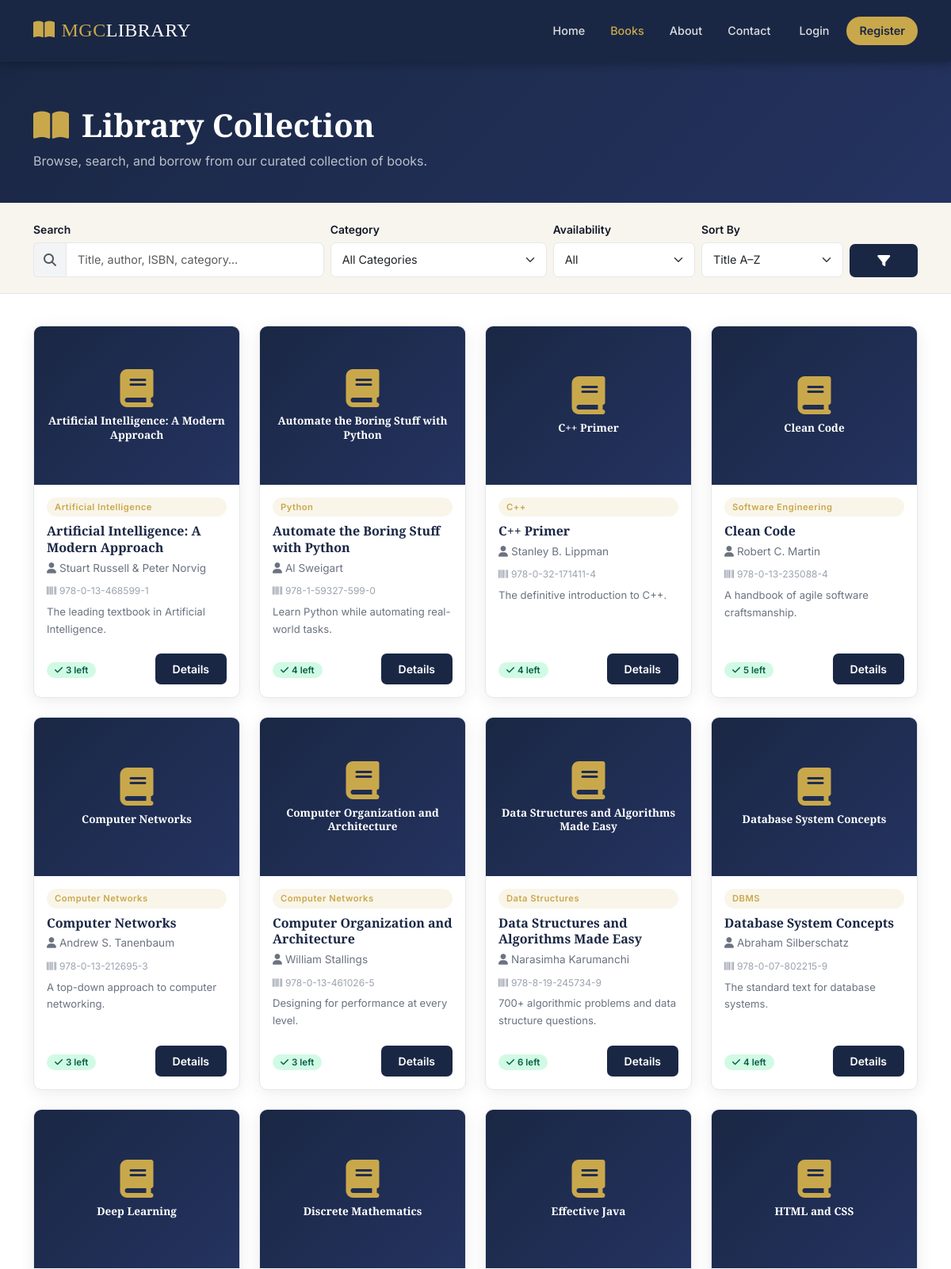
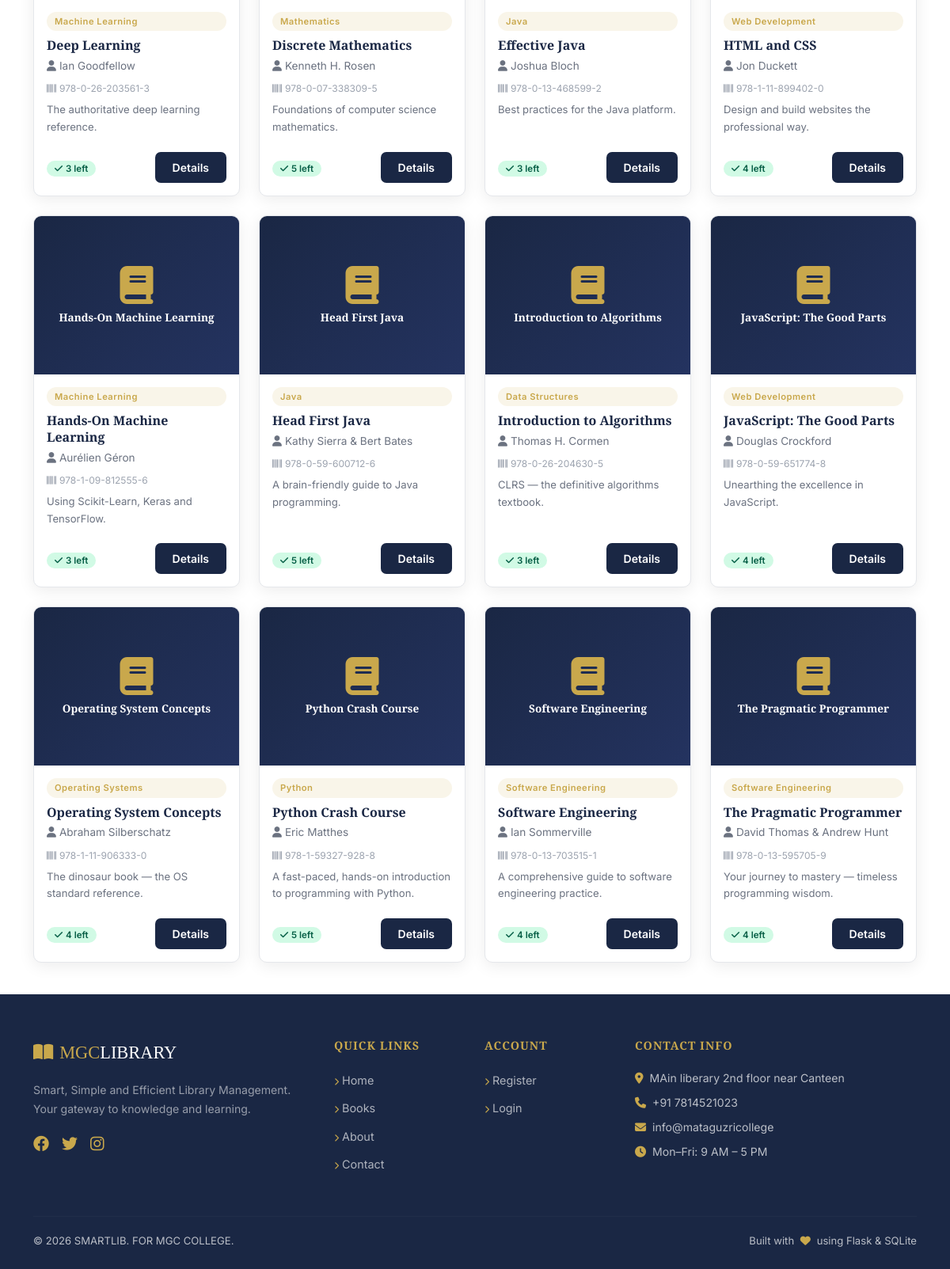
/books, run on the app's committed database (2 pictures, top to bottom).
### tables this page shows
CREATE TABLE books (
            id INTEGER PRIMARY KEY AUTOINCREMENT,
            title TEXT NOT NULL,
            author TEXT NOT NULL,
            category TEXT NOT NULL,
            isbn TEXT UNIQUE,
            publisher TEXT,
            publication_year INTEGER,
            quantity INTEGER NOT NULL,
            available_quantity INTEGER NOT NULL,
            shelf TEXT,
            description TEXT,
            cover_image TEXT,
            added_date TEXT
        );

### library_management_system/app.py (the view)
@app.route('/books')
def books():
    search = request.args.get('search', '')
    category = request.args.get('category', '')
    availability = request.args.get('availability', '')
    sort = request.args.get('sort', 'title')
    books_list = get_all_books(search=search, category=category, availability=availability, sort=sort)
    categories = get_categories()
    return render_template('books.html', books=books_list, categories=categories,
                           search=search, category=category, availability=availability, sort=sort)

### library_management_system/app.py (called while the page is built)
@app.context_processor
def inject_user():
    return dict(current_user=get_current_user(), now=datetime.now())

### library_management_system/auth.py (called while the page is built)
def get_current_user():
    if 'user_id' in session:
        return get_user_by_id(session['user_id'])
    return None

### library_management_system/database.py (called while the page is built)
def get_db():
    conn = sqlite3.connect(DB_PATH)
    conn.row_factory = sqlite3.Row
    conn.execute("PRAGMA foreign_keys = ON")
    return conn

def get_all_books(search='', category='', availability='', sort='title'):
    conn = get_db()
    c = conn.cursor()
    q = "SELECT * FROM books WHERE 1=1"
    params = []
    if search:
        q += " AND (title LIKE ? OR author LIKE ? OR isbn LIKE ? OR category LIKE ?)"
        s = f'%{search}%'
        params += [s,s,s,s]
    if category:
        q += " AND category=?"
        params.append(category)
    if availability == 'available':
        q += " AND available_quantity>0"
    elif availability == 'unavailable':
        q += " AND available_quantity<=0"
    sort_map = {'title':'title ASC','author':'author ASC','newest':'publication_year DESC','availability':'available_quantity DESC'}
    q += f" ORDER BY {sort_map.get(sort,'title ASC')}"
    c.execute(q, params)
    books = c.fetchall()
    conn.close()
    return books

def get_categories():
    conn = get_db()
    c = conn.cursor()
    c.execute("SELECT DISTINCT category FROM books ORDER BY category")
    cats = [r['category'] for r in c.fetchall()]
    conn.close()
    return cats

### library_management_system/templates/books.html (shortened to what this page needs)
{% extends 'base.html' %}
{% block content %}
<div style="background:linear-gradient(135deg,var(--navy),var(--navy-light));padding:56px 0 40px;margin-bottom:0;">
  <div class="container">
    <h1 style="color:#fff;margin-bottom:8px;"><i class="fas fa-book-open text-gold me-3"></i>Library Collection</h1>
    <p style="color:rgba(255,255,255,.7);margin:0;">Browse, search, and borrow from our curated collection of books.</p>
  </div>
</div>
<div style="background:var(--cream);border-bottom:1px solid var(--border);padding:20px 0;">
  <div class="container">
    <form method="GET" action="{{ url_for('books') }}" class="row g-2 align-items-end">
      <div class="col-md-4">
        <label class="form-label mb-1">Search</label>
        <div class="input-group">
          <span class="input-group-text"><i class="fas fa-search text-muted"></i></span>
          <input type="text" name="search" value="{{ search }}" class="form-control" placeholder="Title, author, ISBN, category…" id="liveSearch">
        </div>
      </div>
      <div class="col-md-3">
        <label class="form-label mb-1">Category</label>
        <select name="category" class="form-select">
          <option value="">All Categories</option>
        </select>
      </div>
      <div class="col-md-2">
        <label class="form-label mb-1">Availability</label>
        <select name="availability" class="form-select">
          <option value="">All</option>
        </select>
      </div>
      <div class="col-md-2">
        <label class="form-label mb-1">Sort By</label>
        <select name="sort" class="form-select">
          <option value="title" {% if sort=='title' %}selected{% endif %}>Title A–Z</option>
        </select>
      </div>
      <div class="col-md-1">
        <button type="submit" class="btn btn-navy w-100"><i class="fas fa-filter"></i></button>
      </div>
    </form>
  </div>
</div>
<div style="background:#fff;padding:40px 0;">
  <div class="container">
    {% if books %}
    <div class="row g-4">
      {% for book in books %}
      <div class="col-sm-6 col-md-4 col-xl-3">
        <div class="book-card h-100">
          <div class="book-cover-placeholder">
            <i class="fas fa-book"></i>
            <span class="book-title-overlay">{{ book['title'] }}</span>
          </div>
          <div class="book-card-body">
            <span class="book-category-badge">{{ book['category'] }}</span>
            <div class="book-title">{{ book['title'] }}</div>
            <div class="book-author"><i class="fas fa-user me-1"></i>{{ book['author'] }}</div>
            {% if book['isbn'] %}
            <div style="font-size:.75rem;color:#9ca3af;margin-bottom:6px;"><i class="fas fa-barcode me-1"></i>{{ book['isbn'] }}</div>
            {% endif %}
            <div class="book-desc">{{ book['description'] or 'A valuable addition to our collection.' }}</div>
            <div class="d-flex align-items-center justify-content-between mt-auto pt-2">
              <div>
                {% if book['available_quantity'] > 0 %}
                <span class="availability-badge badge-available"><i class="fas fa-check me-1"></i>{{ book['available_quantity'] }} left</span>
                {% else %}
                <span class="availability-badge badge-unavailable"><i class="fas fa-times me-1"></i>Out of Stock</span>
                {% endif %}
              </div>
              <a href="{{ url_for('book_details', book_id=book['id']) }}" class="btn btn-sm btn-navy">Details</a>
            </div>
          </div>
        </div>
      </div>
      {% endfor %}
    </div>
    {% endif %}
  </div>
</div>
{% endblock %}

### library_management_system/templates/base.html (shortened to what this page needs)
<!DOCTYPE html>
<html lang="en">
<head>
  <link href="https://cdn.jsdelivr.net/npm/bootstrap@5.3.0/dist/css/bootstrap.min.css" rel="stylesheet">
  <link rel="stylesheet" href="https://cdnjs.cloudflare.com/ajax/libs/font-awesome/6.4.0/css/all.min.css">
  <link rel="stylesheet" href="{{ url_for('static', filename='css/style.css') }}">
</head>
<body>
  <nav class="navbar navbar-expand-lg sticky-top">
    <div class="container">
      <a class="navbar-brand" href="{{ url_for('index') }}">
        <i class="fas fa-book-open me-2"></i>MGC<span>LIBRARY</span>
      </a>
      <div class="collapse navbar-collapse" id="navbarNav">
        <ul class="navbar-nav ms-auto align-items-lg-center gap-lg-1">
          <li class="nav-item">
            <a class="nav-link {% if request.endpoint == 'index' %}active{% endif %}" href="{{ url_for('index') }}">Home</a>
          </li>
          <li class="nav-item">
            <a class="nav-link {% if request.endpoint == 'books' %}active{% endif %}" href="{{ url_for('books') }}">Books</a>
          </li>
          <li class="nav-item">
            <a class="nav-link {% if request.endpoint == 'about' %}active{% endif %}" href="{{ url_for('about') }}">About</a>
          </li>
          <li class="nav-item">
            <a class="nav-link {% if request.endpoint == 'contact' %}active{% endif %}" href="{{ url_for('contact') }}">Contact</a>
          </li>
          {% if current_user %}
            {% if current_user.role == 'admin' %}
              <li class="nav-item">
                <a class="nav-link {% if 'admin' in request.endpoint %}active{% endif %}" href="{{ url_for('admin_dashboard') }}">
                  <i class="fas fa-tachometer-alt me-1"></i>Admin Panel
                </a>
              </li>
            {% else %}
              <li class="nav-item">
                <a class="nav-link {% if request.endpoint == 'dashboard' %}active{% endif %}" href="{{ url_for('dashboard') }}">Dashboard</a>
              </li>
              <li class="nav-item">
                <a class="nav-link {% if request.endpoint == 'my_books' %}active{% endif %}" href="{{ url_for('my_books') }}">My Books</a>
              </li>
              <li class="nav-item">
                <a class="nav-link {% if request.endpoint == 'profile' %}active{% endif %}" href="{{ url_for('profile') }}">Profile</a>
              </li>
            {% endif %}
            <li class="nav-item ms-lg-2">
              <a class="nav-link btn-gold rounded-pill px-4" href="{{ url_for('logout') }}">
                <i class="fas fa-sign-out-alt me-1"></i>Logout
              </a>
            </li>
          {% else %}
            <li class="nav-item ms-lg-1">
              <a class="nav-link" href="{{ url_for('login') }}">Login</a>
            </li>
            <li class="nav-item ms-lg-1">
              <a class="nav-link btn-gold rounded-pill px-4" href="{{ url_for('register') }}">Register</a>
            </li>
          {% endif %}
        </ul>
      </div>
    </div>
  </nav>
  {% block content %}{% endblock %}
  {% block footer %}
  <footer class="footer">
    <div class="container">
      <div class="row g-4">
        <div class="col-lg-4">
          <div class="footer-brand mb-3"><i class="fas fa-book-open me-2"></i>MGC<span>LIBRARY</span></div>
          <p style="font-size:.88rem;line-height:1.7;color:rgba(255,255,255,.55);">Smart, Simple and Efficient Library Management. Your gateway to knowledge and learning.</p>
          <div class="d-flex gap-3 mt-3">
            <a href="#" class="text-gold fs-5"><i class="fab fa-facebook"></i></a>
            <a href="#" class="text-gold fs-5"><i class="fab fa-twitter"></i></a>
            <a href="#" class="text-gold fs-5"><i class="fab fa-instagram"></i></a>
          </div>
        </div>
        <div class="col-lg-2 col-md-4">
          <h5>Quick Links</h5>
          <ul class="list-unstyled" style="line-height:2.2;">
            <li><a href="{{ url_for('index') }}"><i class="fas fa-chevron-right me-1 text-gold" style="font-size:.6rem;"></i>Home</a></li>
            <li><a href="{{ url_for('books') }}"><i class="fas fa-chevron-right me-1 text-gold" style="font-size:.6rem;"></i>Books</a></li>
            <li><a href="{{ url_for('about') }}"><i class="fas fa-chevron-right me-1 text-gold" style="font-size:.6rem;"></i>About</a></li>
            <li><a href="{{ url_for('contact') }}"><i class="fas fa-chevron-right me-1 text-gold" style="font-size:.6rem;"></i>Contact</a></li>
          </ul>
        </div>
        <div class="col-lg-2 col-md-4">
          <h5>Account</h5>
          <ul class="list-unstyled" style="line-height:2.2;">
            <li><a href="{{ url_for('register') }}"><i class="fas fa-chevron-right me-1 text-gold" style="font-size:.6rem;"></i>Register</a></li>
            <li><a href="{{ url_for('login') }}"><i class="fas fa-chevron-right me-1 text-gold" style="font-size:.6rem;"></i>Login</a></li>
          </ul>
        </div>
        <div class="col-lg-4 col-md-4">
          <h5>Contact Info</h5>
          <ul class="list-unstyled" style="line-height:2.2;font-size:.88rem;">
            <li><i class="fas fa-map-marker-alt text-gold me-2"></i>MAin liberary 2nd floor near Canteen</li>
            <li><i class="fas fa-phone text-gold me-2"></i>+91 7814521023</li>
            <li><i class="fas fa-envelope text-gold me-2"></i>info@mataguzricollege</li>
            <li><i class="fas fa-clock text-gold me-2"></i>Mon–Fri: 9 AM – 5 PM</li>
          </ul>
        </div>
      </div>
      <hr class="footer-divider">
      <div class="d-flex flex-column flex-md-row justify-content-between align-items-center footer-copy">
        <span>© {{ now.year }} SMARTLIB. FOR MGC COLLEGE.</span>
        <span class="mt-2 mt-md-0">Built with <i class="fas fa-heart text-gold mx-1"></i> using Flask & SQLite</span>
      </div>
    </div>
  </footer>
  {% endblock %}
</body>
</html>

### library_management_system/static/css/style.css (style rules this page uses)
:root { --navy: #1a2744; --navy-light: #243360; --gold: #c9a84c; --gold-light: #e8c96a; --cream: #f8f5ee; --dark: #111827; --muted: #6b7280; --border: #e5e7eb; --radius: 10px; --shadow: 0 4px 20px rgba(0,0,0,.08); --shadow-lg: 0 8px 32px rgba(0,0,0,.12); }
*, *::before, *::after { box-sizing: border-box; }
body { font-family: 'Inter', sans-serif; color: var(--dark); background: #fff; line-height: 1.65; }
h1,h2,h3,h4,h5,h6 { font-family: 'Playfair Display', serif; font-weight: 700; line-height: 1.2; }
a { color: var(--gold); text-decoration: none; }
.navbar { background: var(--navy) !important; padding: 14px 0; box-shadow: 0 2px 12px rgba(0,0,0,.3); }
.navbar-brand { font-family: 'Playfair Display', serif; font-size: 1.5rem; color: var(--gold) !important; letter-spacing: 0.5px; }
.navbar-brand span { color: #fff; }
.navbar .nav-link { color: rgba(255,255,255,.85) !important; font-weight: 500; font-size: .9rem; padding: 6px 14px !important; transition: color .2s; }
.navbar .nav-link:hover, .navbar .nav-link.active { color: var(--gold) !important; }
.navbar .btn-gold { background: var(--gold); color: var(--navy) !important; border-radius: 6px; font-weight: 600; padding: 6px 16px !important; }
.book-card { border: 1px solid var(--border); border-radius: var(--radius); overflow: hidden; background: #fff; box-shadow: var(--shadow); transition: transform .25s, box-shadow .25s; height: 100%; display: flex; flex-direction: column; }
.book-cover-placeholder { width: 100%; height: 200px; background: linear-gradient(135deg, var(--navy) 0%, var(--navy-light) 100%); display: flex; flex-direction: column; align-items: center; justify-content: center; color: rgba(255,255,255,.6); font-size: .85rem; padding: 16px; text-align: center; }
.book-cover-placeholder i { font-size: 3rem; color: var(--gold); margin-bottom: 8px; display: block; }
.book-cover-placeholder .book-title-overlay { color: #fff; font-size: .85rem; font-weight: 600; line-height: 1.3; font-family: 'Playfair Display', serif; }
.book-card-body { padding: 16px; flex: 1; display: flex; flex-direction: column; }
.book-category-badge { font-size: .7rem; font-weight: 600; background: rgba(201,168,76,.12); color: var(--gold); border-radius: 50px; padding: 3px 10px; display: inline-block; margin-bottom: 8px; letter-spacing: .5px; }
.book-title { font-family: 'Playfair Display', serif; font-size: 1rem; font-weight: 700; color: var(--navy); margin-bottom: 4px; line-height: 1.3; }
.book-author { font-size: .85rem; color: var(--muted); margin-bottom: 8px; }
.book-desc { font-size: .82rem; color: var(--muted); margin-bottom: 12px; flex: 1; display: -webkit-box; -webkit-line-clamp: 2; -webkit-box-orient: vertical; overflow: hidden; }
.availability-badge { font-size: .72rem; padding: 3px 10px; border-radius: 50px; font-weight: 600; }
.badge-available { background: #d1fae5; color: #065f46; }
.btn-navy { background: var(--navy); color: #fff !important; border: none; padding: 9px 22px; border-radius: 7px; font-weight: 600; transition: all .2s; }
.btn-gold { background: var(--gold); color: var(--navy) !important; border: none; padding: 9px 22px; border-radius: 7px; font-weight: 700; transition: all .2s; }
.footer { background: var(--navy); color: rgba(255,255,255,.7); padding: 56px 0 24px; }
.footer h5 { color: var(--gold); font-size: .9rem; font-weight: 600; letter-spacing: 1px; text-transform: uppercase; margin-bottom: 18px; }
.footer a { color: rgba(255,255,255,.65); font-size: .9rem; }
.footer-brand { font-family: 'Playfair Display', serif; font-size: 1.4rem; color: var(--gold); }
.footer-brand span { color: #fff; }
.footer-divider { border-color: rgba(255,255,255,.1); margin: 32px 0 20px; }
.footer-copy { font-size: .82rem; }
.form-label { font-size: .87rem; font-weight: 600; color: var(--dark); }
.form-control, .form-select { border: 1.5px solid var(--border); border-radius: 7px; padding: 10px 14px; font-size: .9rem; transition: border-color .2s, box-shadow .2s; }
.input-group-text { background: #f3f4f6; border-color: var(--border); }
.text-gold { color: var(--gold) !important; }

### data on the page
books: title "Artificial Intelligence: A Modern Approach", category "Artificial Intelligence", author "Stuart Russell & Peter Norvig", isbn "978-0-13-468599-1", description "The leading textbook in Artificial Intelligence.", available_quantity "3"
books: title "Automate the Boring Stuff with Python", category "Python", author "Al Sweigart", isbn "978-1-59327-599-0", description "Learn Python while automating real-world tasks.", available_quantity "4"
books: title "C++ Primer", category "C++", author "Stanley B. Lippman", isbn "978-0-32-171411-4", description "The definitive introduction to C++.", available_quantity "4"
books: title "Clean Code", category "Software Engineering", author "Robert C. Martin", isbn "978-0-13-235088-4", description "A handbook of agile software craftsmanship.", available_quantity "5"
books: title "Computer Networks", category "Computer Networks", author "Andrew S. Tanenbaum", isbn "978-0-13-212695-3", description "A top-down approach to computer networking.", available_quantity "3"
books: title "Computer Organization and Architecture", category "Computer Networks", author "William Stallings", isbn "978-0-13-461026-5", description "Designing for performance at every level.", available_quantity "3"
books: title "Data Structures and Algorithms Made Easy", category "Data Structures", author "Narasimha Karumanchi", isbn "978-8-19-245734-9", description "700+ algorithmic problems and data structure questions.", available_quantity "6"
books: title "Database System Concepts", category "DBMS", author "Abraham Silberschatz", isbn "978-0-07-802215-9", description "The standard text for database systems.", available_quantity "4"
books: title "Deep Learning", category "Machine Learning", author "Ian Goodfellow", isbn "978-0-26-203561-3", description "The authoritative deep learning reference.", available_quantity "3"
books: title "Discrete Mathematics", category "Mathematics", author "Kenneth H. Rosen", isbn "978-0-07-338309-5", description "Foundations of computer science mathematics.", available_quantity "5"
books: title "Effective Java", category "Java", author "Joshua Bloch", isbn "978-0-13-468599-2", description "Best practices for the Java platform.", available_quantity "3"
books: title "HTML and CSS", category "Web Development", author "Jon Duckett", isbn "978-1-11-899402-0", description "Design and build websites the professional way.", available_quantity "4"
books: title "Hands-On Machine Learning", category "Machine Learning", author "Aurélien Géron", isbn "978-1-09-812555-6", description "Using Scikit-Learn, Keras and TensorFlow.", available_quantity "3"
books: title "Head First Java", category "Java", author "Kathy Sierra & Bert Bates", isbn "978-0-59-600712-6", description "A brain-friendly guide to Java programming.", available_quantity "5"
books: title "Introduction to Algorithms", category "Data Structures", author "Thomas H. Cormen", isbn "978-0-26-204630-5", description "CLRS — the definitive algorithms textbook.", available_quantity "3"
books: title "JavaScript: The Good Parts", category "Web Development", author "Douglas Crockford", isbn "978-0-59-651774-8", description "Unearthing the excellence in JavaScript.", available_quantity "4"
books: title "Operating System Concepts", category "Operating Systems", author "Abraham Silberschatz", isbn "978-1-11-906333-0", description "The dinosaur book — the OS standard reference.", available_quantity "4"
books: title "Python Crash Course", category "Python", author "Eric Matthes", isbn "978-1-59327-928-8", description "A fast-paced, hands-on introduction to programming with Python.", available_quantity "5"
books: title "Software Engineering", category "Software Engineering", author "Ian Sommerville", isbn "978-0-13-703515-1", description "A comprehensive guide to software engineering practice.", available_quantity "4"
books: title "The Pragmatic Programmer", category "Software Engineering", author "David Thomas & Andrew Hunt", isbn "978-0-13-595705-9", description "Your journey to mastery — timeless programming wisdom.", available_quantity "4"
